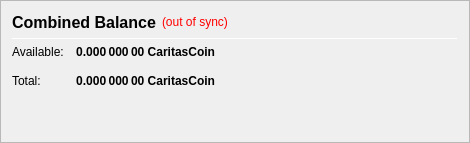
                   <widget class="QFrame" name="frame_CombinedBalances">
                    <property name="minimumSize">
                     <size>
                      <width>470</width>
                      <height>0</height>
                     </size>
                    </property>
                    <property name="frameShape">
                     <enum>QFrame::StyledPanel</enum>
                    </property>
                    <property name="frameShadow">
                     <enum>QFrame::Raised</enum>
                    </property>
                    <layout class="QVBoxLayout" name="verticalLayout_5">
                     <item>
                      <layout class="QHBoxLayout" name="horizontalLayout_5" stretch="0,0,0">
                       <item>
                        <widget class="QLabel" name="label_5z">
                         <property name="minimumSize">
                          <size>
                           <width>0</width>
                           <height>20</height>
                          </size>
                         </property>
                         <property name="font">
                          <font>
                           <pointsize>12</pointsize>
                           <weight>75</weight>
                           <bold>true</bold>
                          </font>
                         </property>
                         <property name="toolTip">
                          <string>Combined Balance (including unconfirmed and immature coins)</string>
                         </property>
                         <property name="text">
                          <string>Combined Balance</string>
                         </property>
                        </widget>
                       </item>
                       <item>
                        <widget class="QLabel" name="labelWalletStatus">
                         <property name="cursor">
                          <cursorShape>WhatsThisCursor</cursorShape>
                         </property>
                         <property name="toolTip">
                          <string>The displayed information may be out of date. Your wallet automatically synchronizes with the CaritasCoin network after a connection is established, but this process has not completed yet.</string>
                         </property>
                         <property name="styleSheet">
                          <string notr="true">QLabel { color: red; }</string>
                         </property>
                         <property name="text">
                          <string notr="true">(out of sync)</string>
                         </property>
                         <property name="alignment">
                          <set>Qt::AlignLeading|Qt::AlignLeft|Qt::AlignVCenter</set>
                         </property>
                        </widget>
                       </item>
                       <item>
                        <spacer name="horizontalSpacer_1">
                         <property name="orientation">
                          <enum>Qt::Horizontal</enum>
                         </property>
                         <property name="sizeHint" stdset="0">
                          <size>
                           <width>40</width>
                           <height>20</height>
                          </size>
                         </property>
                        </spacer>
                       </item>
                      </layout>
                     </item>
                     <item>
                      <widget class="Line" name="line_CombinedBalance">
                       <property name="minimumSize">
                        <size>
                         <width>0</width>
                         <height>1</height>
                        </size>
                       </property>
                       <property name="maximumSize">
                        <size>
                         <width>16777215</width>
                         <height>1</height>
                        </size>
                       </property>
                       <property name="orientation">
                        <enum>Qt::Horizontal</enum>
                       </property>
                      </widget>
                     </item>
                     <item>
                      <layout class="QGridLayout" name="gridLayout_3">
                       <property name="spacing">
                        <number>12</number>
                       </property>
                       <item row="1" column="0">
                        <widget class="QLabel" name="labelBalanceTextz">
                         <property name="text">
                          <string>Available:</string>
                         </property>
                        </widget>
                       </item>
                       <item row="1" column="1">
                        <widget class="QLabel" name="labelBalancez">
                         <property name="font">
                          <font>
                           <weight>75</weight>
                           <bold>true</bold>
                          </font>
                         </property>
                         <property name="cursor">
                          <cursorShape>IBeamCursor</cursorShape>
                         </property>
                         <property name="toolTip">
                          <string>Your current spendable balance</string>
                         </property>
                         <property name="text">
                          <string notr="true">0.000 000 00 CaritasCoin</string>
                         </property>
                         <property name="alignment">
                          <set>Qt::AlignRight|Qt::AlignTrailing|Qt::AlignVCenter</set>
                         </property>
                         <property name="textInteractionFlags">
                          <set>Qt::LinksAccessibleByMouse|Qt::TextSelectableByKeyboard|Qt::TextSelectableByMouse</set>
                         </property>
                        </widget>
                       </item>
                       <item row="2" column="0">
                        <widget class="QLabel" name="labelTotalTextz">
                         <property name="text">
                          <string>Total:</string>
                         </property>
                        </widget>
                       </item>
                       <item row="2" column="1">
                        <widget class="QLabel" name="labelTotalz">
                         <property name="font">
                          <font>
                           <weight>75</weight>
                           <bold>true</bold>
                          </font>
                         </property>
                         <property name="cursor">
                          <cursorShape>IBeamCursor</cursorShape>
                         </property>
                         <property name="toolTip">
                          <string>Total Balance, including all unavailable coins.</string>
                         </property>
                         <property name="text">
                          <string notr="true">0.000 000 00 CaritasCoin</string>
                         </property>
                         <property name="alignment">
                          <set>Qt::AlignRight|Qt::AlignTrailing|Qt::AlignVCenter</set>
                         </property>
                         <property name="textInteractionFlags">
                          <set>Qt::LinksAccessibleByMouse|Qt::TextSelectableByKeyboard|Qt::TextSelectableByMouse</set>
                         </property>
                        </widget>
                       </item>
                       <item row="2" column="3">
                        <spacer name="horizontalSpacer_2">
                         <property name="orientation">
                          <enum>Qt::Horizontal</enum>
                         </property>
                         <property name="sizeHint" stdset="0">
                          <size>
                           <width>40</width>
                           <height>20</height>
                          </size>
                         </property>
                        </spacer>
                       </item>
                      </layout>
                     </item>
                     <item>
                      <spacer name="verticalSpacer_1">
                       <property name="orientation">
                        <enum>Qt::Vertical</enum>
                       </property>
                       <property name="sizeHint" stdset="0">
                        <size>
                         <width>20</width>
                         <height>40</height>
                        </size>
                       </property>
                      </spacer>
                     </item>
                    </layout>
                   </widget>
